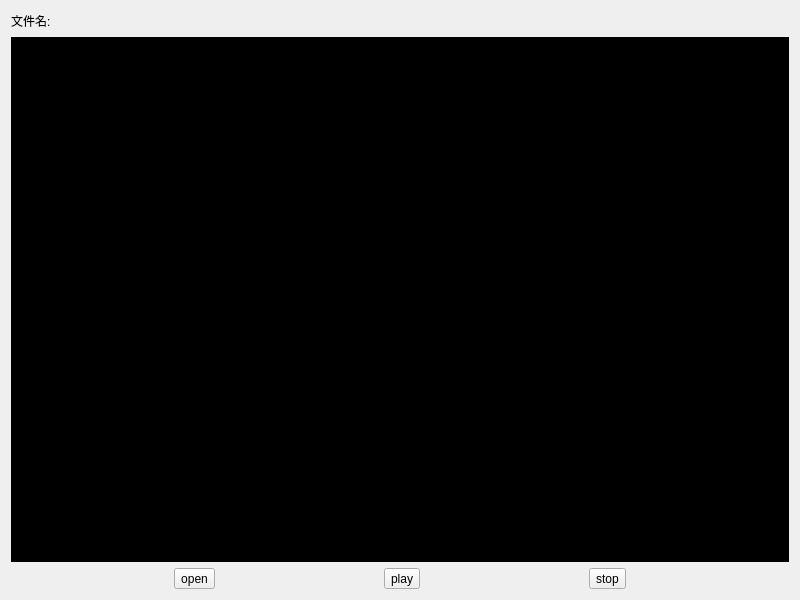
<?xml version="1.0" encoding="UTF-8"?>
<ui version="4.0">
 <class>CMainWin</class>
 <widget class="QWidget" name="CMainWin">
  <property name="geometry">
   <rect>
    <x>0</x>
    <y>0</y>
    <width>800</width>
    <height>600</height>
   </rect>
  </property>
  <property name="windowTitle">
   <string>CMainWin</string>
  </property>
  <layout class="QGridLayout" name="gridLayout">
   <item row="2" column="0">
    <layout class="QHBoxLayout" name="horizontalLayout">
     <item>
      <widget class="QToolButton" name="toolB_Open">
       <property name="text">
        <string>open</string>
       </property>
      </widget>
     </item>
     <item>
      <widget class="QToolButton" name="toolB_Play">
       <property name="text">
        <string>play</string>
       </property>
      </widget>
     </item>
     <item>
      <widget class="QToolButton" name="toolB_Stop">
       <property name="text">
        <string>stop</string>
       </property>
      </widget>
     </item>
    </layout>
   </item>
   <item row="1" column="0">
    <widget class="CPlayFrame" name="frame_PlayWin">
     <property name="sizePolicy">
      <sizepolicy hsizetype="Preferred" vsizetype="Expanding">
       <horstretch>0</horstretch>
       <verstretch>0</verstretch>
      </sizepolicy>
     </property>
     <property name="styleSheet">
      <string notr="true">background-color: rgb(0, 0, 0);</string>
     </property>
     <property name="frameShape">
      <enum>QFrame::StyledPanel</enum>
     </property>
     <property name="frameShadow">
      <enum>QFrame::Raised</enum>
     </property>
    </widget>
   </item>
   <item row="0" column="0">
    <layout class="QHBoxLayout" name="horizontalLayout_2">
     <item>
      <widget class="QLabel" name="label">
       <property name="text">
        <string>文件名:</string>
       </property>
      </widget>
     </item>
     <item>
      <widget class="QLabel" name="label_Filename">
       <property name="text">
        <string/>
       </property>
      </widget>
     </item>
     <item>
      <spacer name="horizontalSpacer">
       <property name="orientation">
        <enum>Qt::Horizontal</enum>
       </property>
       <property name="sizeHint" stdset="0">
        <size>
         <width>40</width>
         <height>20</height>
        </size>
       </property>
      </spacer>
     </item>
    </layout>
   </item>
  </layout>
 </widget>
 <customwidgets>
  <customwidget>
   <class>CPlayFrame</class>
   <extends>QFrame</extends>
   <header>cplayframe.h</header>
   <container>1</container>
  </customwidget>
 </customwidgets>
 <resources/>
 <connections/>
</ui>
